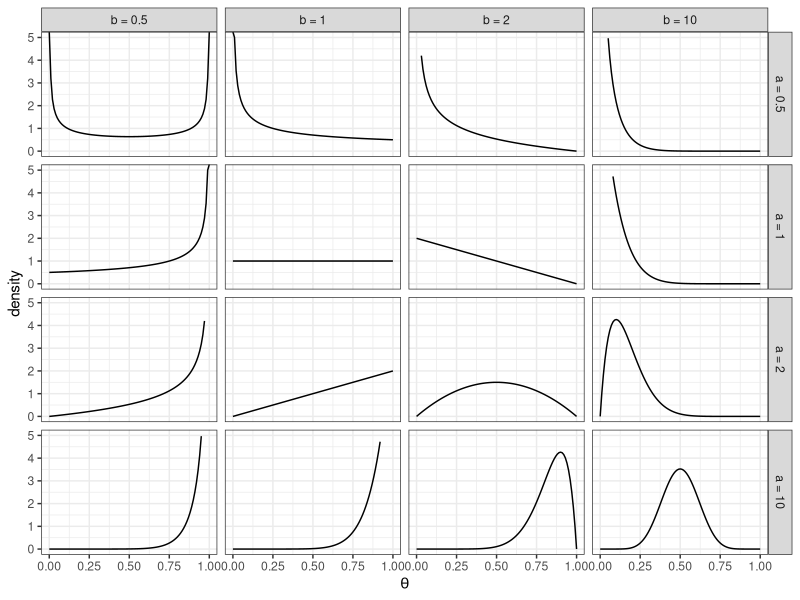
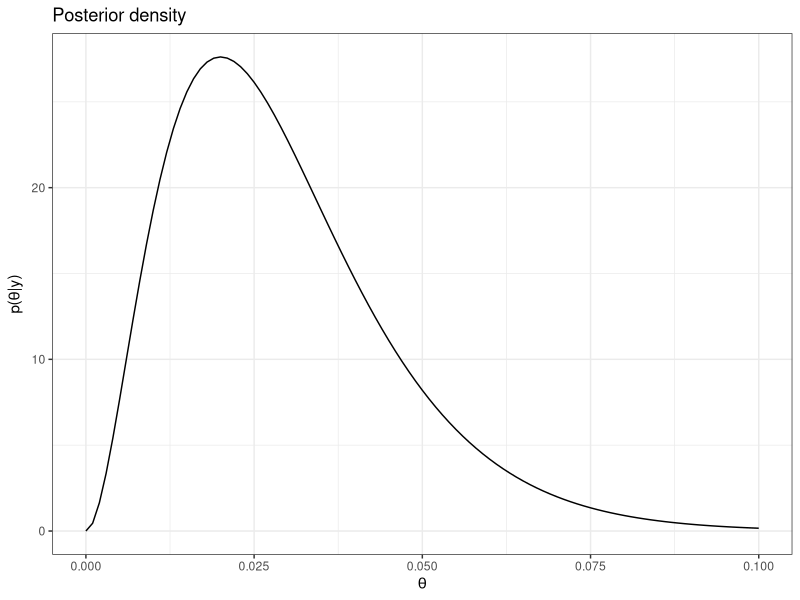
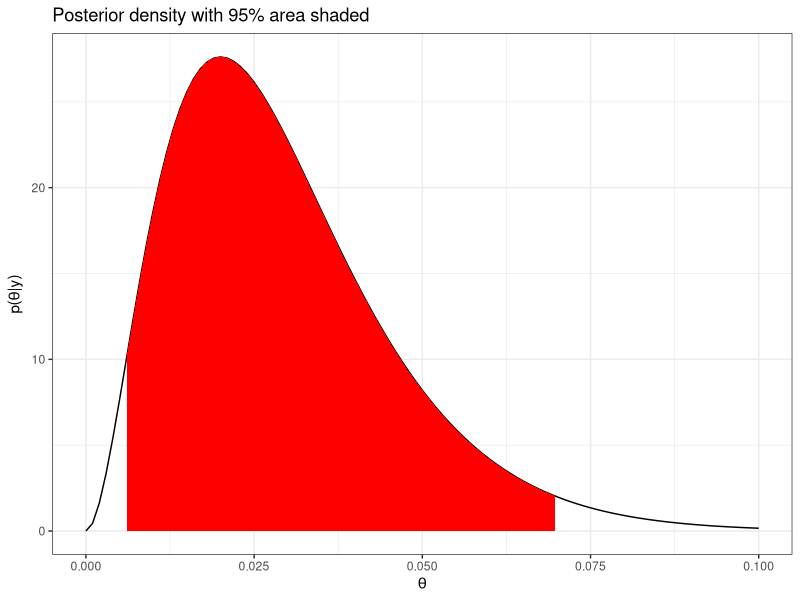

These charts were generated, in order, by the following R code:
## ----libraries, message=FALSE, warning=FALSE, cache=FALSE-------------------------------------------------------------
library("dplyr")
library("tidyr")
library("ggplot2")


## ----set_seed, echo=FALSE---------------------------------------------------------------------------------------------
set.seed(2)


## ---------------------------------------------------------------------------------------------------------------------
my_dbeta <- function(x) {
  data.frame(theta = seq(0, 1, length=101)) %>%
    mutate(density = dbeta(theta, x$a, x$b))
}

d <- expand.grid(a = c(.5,1,2, 10),
            b = c(.5,1,2, 10)) %>%
  group_by(a,b) %>%
  do(my_dbeta(.)) %>%
  ungroup() %>%
  mutate(a = factor(paste0("a = ", a), levels=paste0("a = ", c(.5,1,2,10))),
         b = factor(paste0("b = ", b), levels=paste0("b = ", c(.5,1,2,10))))

ggplot(d, aes(x=theta, y=density)) +
  geom_line() +
  facet_grid(a~b) +
  theme_bw() +
  labs(x = expression(theta)) +
  ylim(0,5)


## ---------------------------------------------------------------------------------------------------------------------
n <- 100
y <- 2

ggplot(data.frame(x=c(0,.1)), aes(x)) +
  stat_function(fun = dbeta, args = list(shape1 = 1+y, shape2 = 1+n-y)) +
  labs(x = expression(theta),
       y = expression(paste("p(",theta,"|y)")),
       title = "Posterior density") +
  theme_bw()


## ----echo=TRUE--------------------------------------------------------------------------------------------------------
(1 + y) / (2 + n)


## ----echo=TRUE--------------------------------------------------------------------------------------------------------
# 95% credible interval is 
ci <- qbeta(c(.025, .975), 1 + y, 1 + n - y) 
round(ci, 3)


## ----echo=FALSE-------------------------------------------------------------------------------------------------------
ggplot(data.frame(x=c(0,.1)), aes(x)) +
  stat_function(fun = dbeta, args = list(shape1 = 1+y, shape2 = 1+n-y)) +
  stat_function(fun = dbeta, args = list(shape1 = 1+y, shape2 = 1+n-y), 
                xlim = ci,
                geom = "area", fill = "red") +
  labs(x = expression(theta),
       y = expression(paste("p(",theta,"|y)")),
       title = "Posterior density with 95% area shaded") +
  theme_bw()


## ----eval = FALSE, echo = TRUE, size = 'tiny'-------------------------------------------------------------------------
## a <- 1; b <- 1                         # default uniform prior
## y <- 3; n <- 10                        # data
## 
## curve(dbeta(x, ay, b + n - y))         # posterior (pdf)
## (a + y)/(a + b + n)                    # posterior mean
## qbeta(.5, a + y, b + n - y)            # posterior median
## qbeta(c(.025, .975), a + y, b + n - y) # 95% equal tail credible interval
## 
## # Probabilities
## pbeta(0.5, a + y, b + n - y)           # P(theta < 0.5|y)
## 
## # Special cases
## qbeta(c(0, .95), a + y, b + n - y)     # if y=0, use a lower one-sided CI
## qbeta(c(.05, 1), a + y, b + n - y)     # if y=n, use a upper one-sided CI
